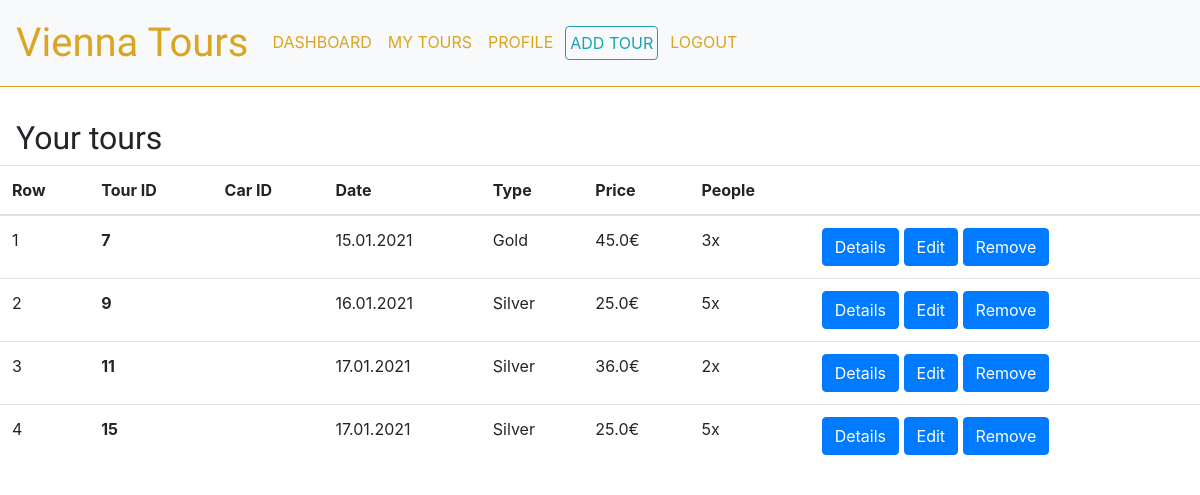
/users/tours/ (signed in), run on an earlier commit of the app's database.
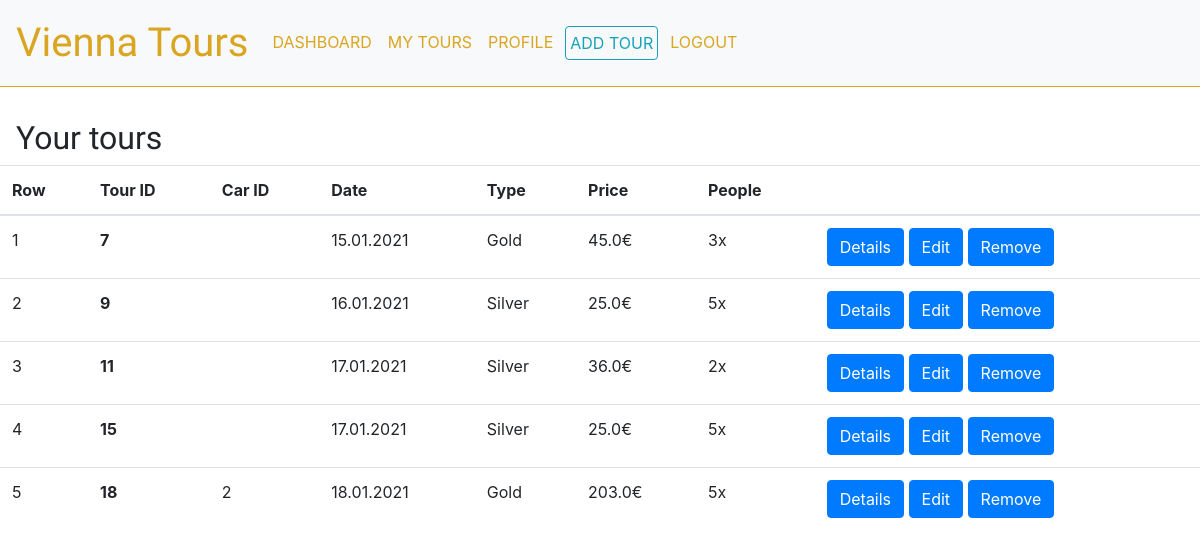
And on a later commit of the database.
### supervisor/models.py (models this page shows, shortened)
class Tour(models.Model):
    TOUR_CHOICES = (('Silver', 'Silver'), ('Gold', 'Gold'), ('Platinum', 'Platinum'))
    driverID = models.ForeignKey(User, null=True, on_delete=models.SET_NULL)  #TODO change to something else. If User is deleted, delete tours?
    carID = models.ForeignKey(Car, null=True, on_delete=models.SET_NULL) #TODO change to something else
    date = models.DateTimeField(default=timezone.now)
    duration = models.FloatField()
    tourType = models.CharField(max_length=20, choices=TOUR_CHOICES, default='Silver')
    people = models.IntegerField()
    price = models.FloatField()

class Car(models.Model):
    plate = models.CharField(max_length=4, unique=True)
    photoOption = models.ImageField(default='car-black.jpg', upload_to='cars_pics/')

### users/views.py (the view)
# urls.py: path('tours/', TourListsView.as_view(), name='user-tours'),
class TourListsView(ListView):
    model = Tour
    template_name = 'users/tours_list.html'
    context_object_name = 'tours'
    ordering = ['-date']
    def get_queryset(self):
        return Tour.objects.filter(driverID=self.request.user)

### users/templates/users/tours_list.html (shortened to what this page needs)
{% extends "nav-user.html" %}
{% block content %}
<div class="table-header">
    <h2>Your tours</h2>
</div>
<table class="table p-2">
    <thead>
        <tr>
            <th scope="col">Row</th>
            <th scope="col">Tour ID</th>
            <th scope="col">Car ID</th>
            <th scope="col">Date</th>
            <th scope="col">Type</th>
            <th scope="col">Price</th>
            <th scope="col">People</th>
            <th scope="col"></th>
        </tr>
        </thead>
        <tbody>
    {% for tour in tours %}
    <tr>
        <td>{{forloop.counter}}</td>
        <th scope="row">{{ tour.id }}</th>
        <td>{{ tour.carID.id  }}</td>
        <td>{{ tour.date|date:"d.m.Y" }}</td>
        <td>{{ tour.tourType }}</td>
        <td>{{ tour.price }}€</td>
        <td>{{ tour.people }}x</td>
        <td>
            <a class="btn btn-primary" href="{% url 'tour-detail' tour.id %}">Details</a>
            <a class="btn btn-primary" href="{% url 'tour-update' tour.id %}">Edit</a>
            <a class="btn btn-primary" href="{% url 'tour-delete' tour.id %}">Remove</a>
        </td>
    </tr>
    {% endfor %}
</tbody>
</table>
{% endblock content %}

What changed in the data, as far as the page shows it:
added Tour: id "18", carID.id "2", date "18.01.2021", tourType "Gold", price "203.0", people "5"
